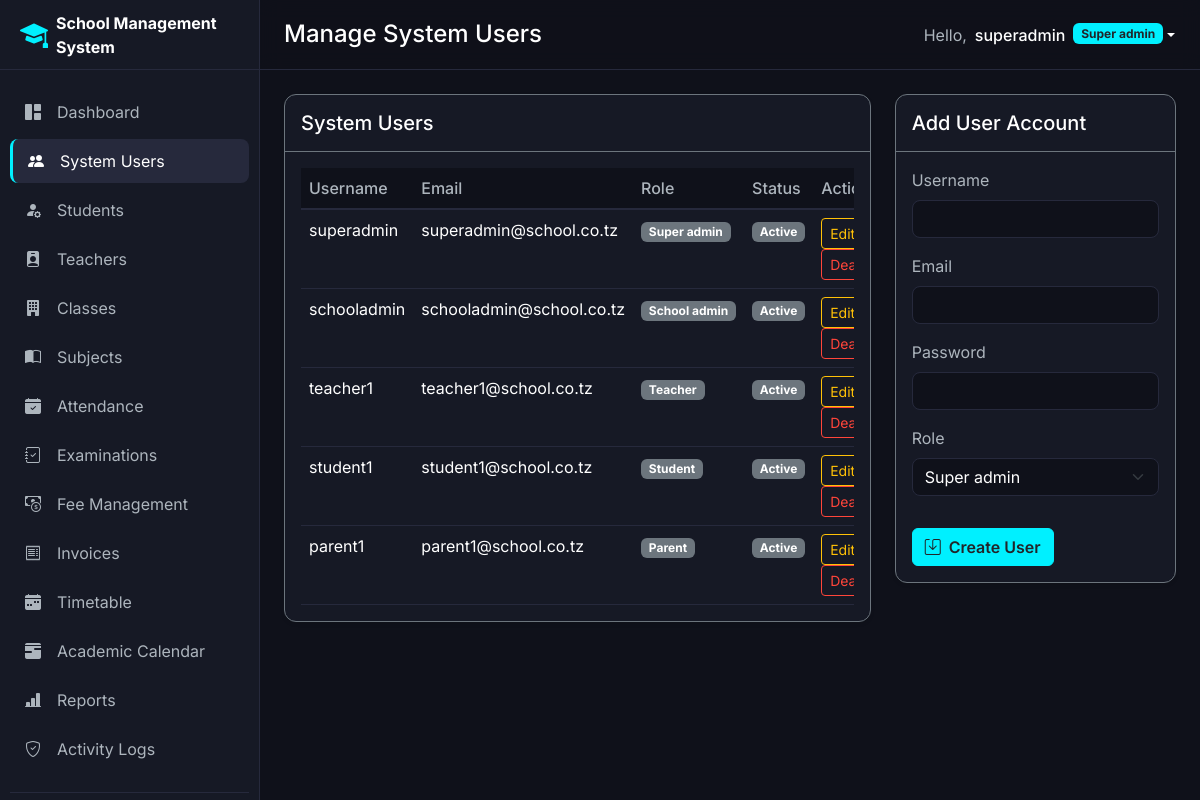
Page /public/users (signed in) on the committed database.
### tables this page shows
CREATE TABLE `users` (
    `id`         INT          NOT NULL AUTO_INCREMENT,
    `username`   VARCHAR(50)  NOT NULL UNIQUE,
    `email`      VARCHAR(100) NOT NULL UNIQUE,
    `password`   VARCHAR(255) NOT NULL,
    `role_id`    INT          NOT NULL,
    `status`     ENUM('active','inactive') NOT NULL DEFAULT 'active',
    `last_login` DATETIME     DEFAULT NULL,
    `created_at` TIMESTAMP    NOT NULL DEFAULT CURRENT_TIMESTAMP,
    `updated_at` TIMESTAMP    NOT NULL DEFAULT CURRENT_TIMESTAMP ON UPDATE CURRENT_TIMESTAMP,
    `deleted_at` TIMESTAMP    NULL DEFAULT NULL,
    PRIMARY KEY (`id`),
    INDEX `idx_users_role_id` (`role_id`),
    INDEX `idx_users_status`  (`status`),
    CONSTRAINT `fk_users_role` FOREIGN KEY (`role_id`) REFERENCES `roles` (`id`)
);

CREATE TABLE `roles` (
    `id`          INT          NOT NULL AUTO_INCREMENT,
    `role_name`   VARCHAR(50)  NOT NULL UNIQUE,
    `description` VARCHAR(200) DEFAULT NULL,
    `created_at`  TIMESTAMP    NOT NULL DEFAULT CURRENT_TIMESTAMP,
    `updated_at`  TIMESTAMP    NOT NULL DEFAULT CURRENT_TIMESTAMP ON UPDATE CURRENT_TIMESTAMP,
    PRIMARY KEY (`id`)
);

### views/users/index.php (the view, shortened to what the rows shown need)
<div class="row">
    <div class="col-md-8">
        <div class="card bg-dark-card border-secondary shadow-sm">
            <div class="card-body">
                <div class="table-responsive">
                    <table class="table table-dark-custom mb-0">
                        <thead>
                            <tr>
                                <th>Username</th>
                                <th>Email</th>
                                <th>Role</th>
                                <th>Status</th>
                                <th>Actions</th>
                            </tr>
                        </thead>
                        <tbody>
                            <?php foreach ($users as $u): ?>
                                <tr>
                                    <td><?php echo $u['username']; ?></td>
                                    <td><?php echo $u['email']; ?></td>
                                    <td><span class="badge bg-secondary"><?php echo ucfirst(str_replace('_', ' ', $u['role_name'])); ?></span></td>
                                    <td><?php echo getStatusBadge($u['status']); ?></td>
                                    <td>
                                        <a href="<?php echo BASE_URL; ?>/users/edit?id=<?php echo $u['id']; ?>" class="btn btn-sm btn-outline-warning me-2">Edit</a>
                                        <a href="<?php echo BASE_URL; ?>/users/delete?id=<?php echo $u['id']; ?>" class="btn btn-sm btn-outline-danger" onclick="return confirm('Deactivate account?')">Deactivate</a>
                                    </td>
                                </tr>
                            <?php endforeach; ?>
                        </tbody>
                    </table>
                </div>
            </div>
        </div>
    </div>
</div>

### views/layouts/header.php (shortened to what the rows shown need)
<!DOCTYPE html>
<html lang="en">
<head>
    <link href="https://cdn.jsdelivr.net/npm/bootstrap@5.3.2/dist/css/bootstrap.min.css" rel="stylesheet">
    <link rel="stylesheet" href="https://cdn.jsdelivr.net/npm/bootstrap-icons@1.11.2/font/bootstrap-icons.min.css">
    <link rel="stylesheet" href="<?php echo BASE_URL; ?>/css/style.css?v=<?php echo time(); ?>">
</head>
<body class="<?php echo isLoggedIn() ? 'has-sidebar' : 'auth-page'; ?>">
<?php if (isLoggedIn()): ?>
    <aside class="sidebar" id="sidebar">
        <div class="sidebar-header d-flex align-items-center justify-content-between">
            <a href="<?php echo BASE_URL; ?>/dashboard" class="sidebar-brand d-flex align-items-center text-decoration-none">
                <i class="bi bi-mortarboard-fill fs-3 text-cyan me-2"></i>
                <span class="brand-text fw-bold text-white"><?php echo APP_NAME; ?></span>
            </a>
        </div>
        <div class="sidebar-menu">
            <ul class="nav flex-column">
                <li class="nav-item">
                    <a href="<?php echo BASE_URL; ?>/dashboard" class="nav-link <?php echo isActiveMenu('dashboard'); ?>">
                        <i class="bi bi-grid-1x2-fill me-3"></i> Dashboard
                    </a>
                </li>
                <?php if (hasRole('super_admin')): ?>
                    <li class="nav-item">
                        <a href="<?php echo BASE_URL; ?>/users" class="nav-link <?php echo isActiveMenu('users'); ?>">
                            <i class="bi bi-people-fill me-3"></i> System Users
                        </a>
                    </li>
                <?php endif; ?>
                <?php if (isAdmin()): ?>
                    <li class="nav-item">
                        <a href="<?php echo BASE_URL; ?>/students" class="nav-link <?php echo isActiveMenu('students'); ?>">
                            <i class="bi bi-person-fill-gear me-3"></i> Students
                        </a>
                    </li>
                    <li class="nav-item">
                        <a href="<?php echo BASE_URL; ?>/teachers" class="nav-link <?php echo isActiveMenu('teachers'); ?>">
                            <i class="bi bi-person-badge-fill me-3"></i> Teachers
                        </a>
                    </li>
                    <li class="nav-item">
                        <a href="<?php echo BASE_URL; ?>/classes" class="nav-link <?php echo isActiveMenu('classes'); ?>">
                            <i class="bi bi-building-fill me-3"></i> Classes
                        </a>
                    </li>
                    <li class="nav-item">
                        <a href="<?php echo BASE_URL; ?>/subjects" class="nav-link <?php echo isActiveMenu('subjects'); ?>">
                            <i class="bi bi-book-half me-3"></i> Subjects
                        </a>
                    </li>
                <?php endif; ?>
                <?php if (isAdmin() || hasRole('teacher')): ?>
                    <li class="nav-item">
                        <a href="<?php echo BASE_URL; ?>/attendance" class="nav-link <?php echo isActiveMenu('attendance'); ?>">
                            <i class="bi bi-calendar-check-fill me-3"></i> Attendance
                        </a>
                    </li>
                    <li class="nav-item">
                        <a href="<?php echo BASE_URL; ?>/exams" class="nav-link <?php echo isActiveMenu('exams'); ?>">
                            <i class="bi bi-journal-check me-3"></i> Examinations
                        </a>
                    </li>
                <?php endif; ?>
                <?php if (isAdmin()): ?>
                    <li class="nav-item">
                        <a href="<?php echo BASE_URL; ?>/fees" class="nav-link <?php echo isActiveMenu('fees'); ?>">
                            <i class="bi bi-cash-coin me-3"></i> Fee Management
                        </a>
                    </li>
                    <li class="nav-item">
                        <a href="<?php echo BASE_URL; ?>/invoices" class="nav-link <?php echo isActiveMenu('invoices'); ?>">
                            <i class="bi bi-receipt me-3"></i> Invoices
                        </a>
                    </li>
                <?php endif; ?>
                <li class="nav-item">
                    <a href="<?php echo BASE_URL; ?>/timetable" class="nav-link <?php echo isActiveMenu('timetable'); ?>">
                        <i class="bi bi-calendar-week-fill me-3"></i> Timetable
                    </a>
                </li>
                <?php if (isAdmin()): ?>
                    <li class="nav-item">
                        <a href="<?php echo BASE_URL; ?>/academic-years" class="nav-link <?php echo isActiveMenu('academic-years'); ?>">
                            <i class="bi bi-calendar3-range-fill me-3"></i> Academic Calendar
                        </a>
                    </li>
                    <li class="nav-item">
                        <a href="<?php echo BASE_URL; ?>/reports" class="nav-link <?php echo isActiveMenu('reports'); ?>">
                            <i class="bi bi-bar-chart-line-fill me-3"></i> Reports
                        </a>
                    </li>
                    <li class="nav-item">
                        <a href="<?php echo BASE_URL; ?>/audit" class="nav-link <?php echo isActiveMenu('audit'); ?>">
                            <i class="bi bi-shield-check me-3"></i> Activity Logs
                        </a>
                    </li>
                <?php endif; ?>
                <li class="sidebar-divider my-3"></li>
            </ul>
        </div>
    </aside>
    <div class="main-wrapper" id="main-wrapper">
        <header class="top-navbar d-flex align-items-center justify-content-between px-4">
            <div class="d-flex align-items-center">
                <h4 class="page-title text-white mb-0"><?php echo isset($pageTitle) ? $pageTitle : 'Dashboard'; ?></h4>
            </div>
            <div class="d-flex align-items-center">
                <div class="dropdown">
                    <button class="btn btn-link text-white text-decoration-none dropdown-toggle d-flex align-items-center p-0" type="button" data-bs-toggle="dropdown">
                        <span class="d-none d-md-inline me-2 text-muted">Hello,</span>
                        <span class="text-white fw-medium me-2"><?php echo currentUser()['username']; ?></span>
                        <span class="badge bg-cyan text-dark"><?php echo ucfirst(str_replace('_', ' ', currentUser()['role'])); ?></span>
                    </button>
                </div>
            </div>
        </header>
        <main class="page-content p-4">
<?php endif; ?>

### helpers/functions.php (shortened to what the rows shown need)
<?php
function sanitize($data): string
{
    return htmlspecialchars(trim($data ?? ''), ENT_QUOTES, 'UTF-8');
}
function paginate(int $total, int $perPage, int $currentPage): array
{
    $totalPages = max(1, ceil($total / $perPage));
    $currentPage = max(1, min($currentPage, $totalPages));
    $offset = ($currentPage - 1) * $perPage;
    return [
        'offset'      => $offset,
        'totalPages'  => $totalPages,
        'currentPage' => $currentPage,
        'perPage'     => $perPage,
        'total'       => $total,
    ];
}
function isActiveMenu(string $path): string
{
    $currentUrl = $_GET['url'] ?? '';
    if ($currentUrl === $path || strpos($currentUrl, $path . '/') === 0) {
        return 'active';
    }
    return '';
}
function getStatusBadge(string $status): string
{
    $badges = [
        'active'      => '<span class="badge bg-success">Active</span>',
        'inactive'    => '<span class="badge bg-secondary">Inactive</span>',
        'graduated'   => '<span class="badge bg-info">Graduated</span>',
        'transferred' => '<span class="badge bg-warning text-dark">Transferred</span>',
        'present'     => '<span class="badge bg-success">Present</span>',
        'absent'      => '<span class="badge bg-danger">Absent</span>',
        'late'        => '<span class="badge bg-warning text-dark">Late</span>',
        'pending'     => '<span class="badge bg-warning text-dark">Pending</span>',
        'ongoing'     => '<span class="badge bg-primary">Ongoing</span>',
        'completed'   => '<span class="badge bg-success">Completed</span>',
    ];
    return $badges[$status] ?? '<span class="badge bg-secondary">' . ucfirst($status) . '</span>';
}

### rows in the picture
users: username "superadmin", email "superadmin@school.co.tz", role.role_name "Super admin", status "Active"
roles: role_name "Super admin"
users: username "schooladmin", email "schooladmin@school.co.tz", role.role_name "School admin", status "Active"
users: username "teacher1", email "teacher1@school.co.tz", role.role_name "Teacher", status "Active"
users: username "student1", email "student1@school.co.tz", role.role_name "Student", status "Active"
users: username "parent1", email "parent1@school.co.tz", role.role_name "Parent", status "Active"

### other values in the picture
APP_NAME "School Management System"
$pageTitle "Manage System Users"
form field role_id "Super admin"
